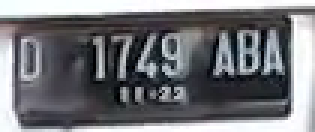
#> input picture detections/crop/license_plate/license_plate_1.png, 105 x 44 px (shown 3 times larger)
$ python license_plate_recognizer.py
#> lines starting #> are read from the running program, lines starting #| are printed output that depends on the picture; after the words box and inside, x2 and y2 are one past the last pixel; in counts of white or black regions, pixels touching at a corner belong together
# test file if you want to quickly try tesseract on a license plate image
import pytesseract
import cv2
import os
import numpy as np

# If you don't have tesseract executable in your PATH, include the following:
# pytesseract.pytesseract.tesseract_cmd = r'<full_path_to_your_tesseract_executable>'
# Example tesseract_cmd = r'C:\Program Files (x86)\Tesseract-OCR\tesseract'

# point to license plate image (works well with custom crop function)
gray = cv2.imread("./detections/crop/license_plate/license_plate_1.png", 0)
#> gray: shape (44, 105); min 0, max 255, mean 116.4
gray = cv2.resize( gray, None, fx = 3, fy = 3, interpolation = cv2.INTER_CUBIC)
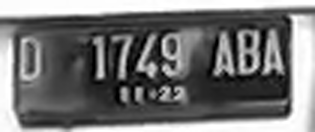
#> gray: shape (132, 315); min 0, max 255, mean 116.4
blur = cv2.GaussianBlur(gray, (5,5), 0)
gray = cv2.medianBlur(gray, 3)
# perform otsu thresh (using binary inverse since opencv contours work better with white text)
ret, thresh = cv2.threshold(blur, 0, 255, cv2.THRESH_OTSU | cv2.THRESH_BINARY_INV)
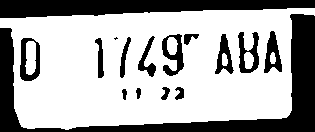
#> thresh: shape (132, 315); 67.4% white; 16 black regions (1 under 20 px), largest, box (x1, y1, x2, y2) and area: (0, 14, 315, 132) 6506, (0, 0, 315, 18) 3977, (162, 34, 184, 76) 455
#> ret = 142
cv2.imshow("Otsu", thresh)
cv2.waitKey(0)
rect_kern = cv2.getStructuringElement(cv2.MORPH_RECT, (3,3))

# apply dilation
dilation = cv2.dilate(thresh, rect_kern, iterations = 1)
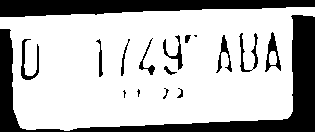
#> dilation: shape (132, 315); 73.2% white; 17 black regions (3 under 20 px)
#cv2.imshow("dilation", dilation)
#cv2.waitKey(0)
# find contours
contours, hierarchy = cv2.findContours(dilation, cv2.RETR_TREE, cv2.CHAIN_APPROX_SIMPLE)
#> contours = 23 contours, 7 with area under 20; largest, box (x1, y1, x2, y2) and area: (0, 7, 315, 131) 31558, (264, 31, 282, 73) 382, (20, 38, 40, 81) 322, (215, 34, 233, 74) 250, (162, 34, 184, 71) 248
sorted_contours = sorted(contours, key=lambda ctr: cv2.boundingRect(ctr)[0])
#> sorted_contours has the same summary as contours

# create copy of image
im2 = gray.copy()

plate_num = ""
# loop through contours and find letters in license plate
for cnt in sorted_contours:
    x,y,w,h = cv2.boundingRect(cnt)
    height, width = im2.shape

    # if height of box is not a quarter of total height then skip
    if height / float(h) > 6: continue
    ratio = h / float(w)
    # if height to width ratio is less than 1.5 skip
    if ratio < 1.5: continue
    area = h * w
    # if width is not more than 25 pixels skip
    if width / float(w) > 15: continue
    # if area is less than 100 pixels skip
    if area < 100: continue
    # draw the rectangle
    rect = cv2.rectangle(im2, (x,y), (x+w, y+h), (0,255,0),2)
    roi = thresh[y-5:y+h+5, x-5:x+w+5]
    roi = cv2.bitwise_not(roi)
    roi = cv2.medianBlur(roi, 5)
    #cv2.imshow("ROI", roi)
    #cv2.waitKey(0)
#> (the run stopped early here; a loop or call above may not have finished)
